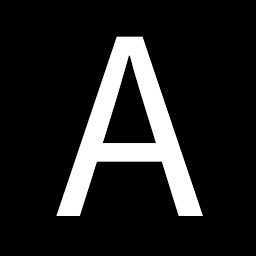
#> input picture 09-neuroewolucja/simple_a.png, 256 x 256 px
$ jupyter execute --allow-errors deap-intro.ipynb   (shell and % lines are left out)
#> lines starting #> are read from the running program, lines starting #| are printed output that depends on the picture; after the words box and inside, x2 and y2 are one past the last pixel; in counts of white or black regions, pixels touching at a corner belong together
[cell 1]
%pylab inline
from deap import algorithms, base, creator, tools
from PIL import Image, ImageDraw

[cell 2]
dest=Image.open('simple_a.png').convert("L")
im=dest.copy()

def eval(individual):
    im=draw(individual)
    dist=sum(abs(array(dest)-array(im)))
    return dist,

[cell 3]
dest.size
#> Out = (256, 256)

[cell 4]
dest

[cell 5]
def draw(individual):
    draw=ImageDraw.Draw(im)
    draw.rectangle((0,0)+im.size, fill=0)
    for X in array(individual).reshape(-1,2):
        x, y = X
        x*=im.width
        y*=im.height
        draw.ellipse([x-5, y-5, x+5, y+5], fill=255)
    return im

[cell 6]
creator.create("Minimalizator", base.Fitness, weights=(-1.0,))
creator.create("Individual", list, fitness=creator.Minimalizator)

[cell 7]
popSize=100
indSize=2*100

[cell 8]
x=uniform(0,1,indSize)

[cell 9]
draw(x)
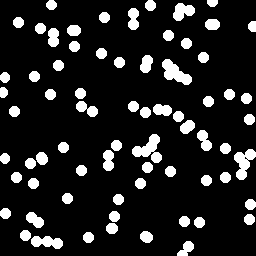
#> Out: PIL image 256x256 L; 13.6% white; 70 white regions, largest, box (x1, y1, x2, y2) and area: (132, 134, 162, 163) 430, (162, 59, 192, 85) 406, (234, 149, 256, 180) 374
